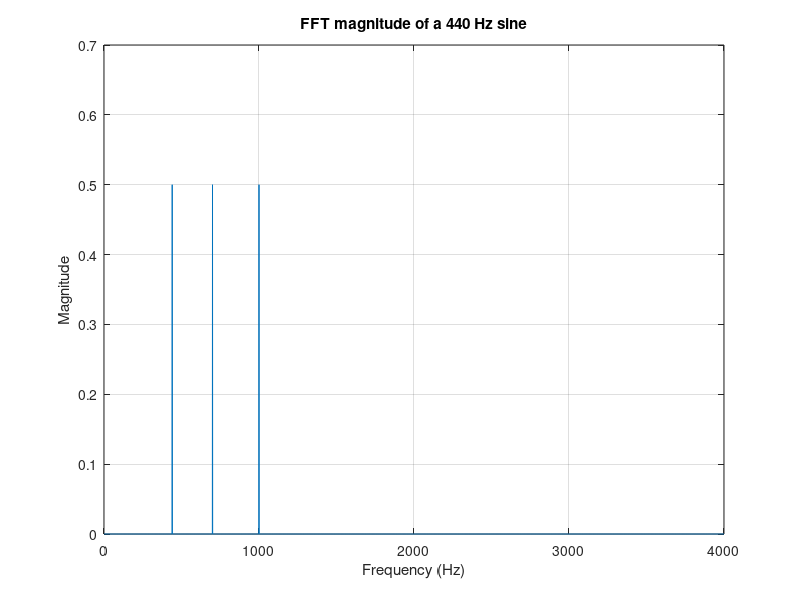

MATLAB code for this plot:
Fs = 8000;                  
N  = Fs;                    
t  = (0:N-1)/Fs;  

x1 = sin(2*pi*440*t);
x2 = sin(2*pi*1000*t);
x3 = sin(2*pi*700*t);
x = x1 + x2 + x3;

X = fft(x);                 

mag = abs(X)/N; % divide by N because FFT scales with N            

mag1 = mag(1:N/2+1); %FFT contains half positive frequencies and half negative copies  

f = (0:N/2)*(Fs/N); %N/2 steps at length of each frequency bin      

figure;
plot(f, mag1);
grid on;
xlabel('Frequency (Hz)');
ylabel('Magnitude');
title('FFT magnitude of a 440 Hz sine');
%xlim([0 2000]);
